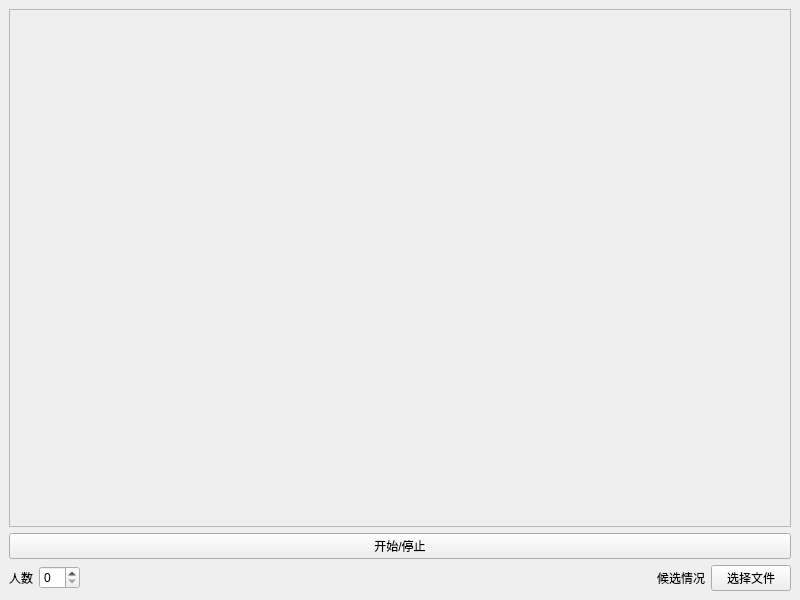
<?xml version="1.0" encoding="UTF-8"?>
<ui version="4.0">
 <class>MainWindow</class>
 <widget class="QMainWindow" name="MainWindow">
  <property name="geometry">
   <rect>
    <x>0</x>
    <y>0</y>
    <width>800</width>
    <height>600</height>
   </rect>
  </property>
  <property name="windowTitle">
   <string>Select One</string>
  </property>
  <widget class="QWidget" name="centralwidget">
   <layout class="QVBoxLayout" name="verticalLayout_3">
    <item>
     <layout class="QVBoxLayout" name="verticalLayout_2" stretch="1">
      <item>
       <layout class="QVBoxLayout" name="verticalLayout" stretch="0,1,0">
        <item>
         <widget class="QScrollArea" name="scrollArea">
          <property name="widgetResizable">
           <bool>true</bool>
          </property>
          <widget class="QWidget" name="scrollAreaWidgetContents">
           <property name="geometry">
            <rect>
             <x>0</x>
             <y>0</y>
             <width>776</width>
             <height>481</height>
            </rect>
           </property>
           <layout class="QHBoxLayout" name="horizontalLayout_2">
            <item>
             <widget class="QLabel" name="selectResult">
              <property name="font">
               <font>
                <pointsize>36</pointsize>
               </font>
              </property>
              <property name="text">
               <string/>
              </property>
              <property name="alignment">
               <set>Qt::AlignmentFlag::AlignCenter</set>
              </property>
             </widget>
            </item>
           </layout>
          </widget>
         </widget>
        </item>
        <item>
         <widget class="QPushButton" name="startOrStopButton">
          <property name="text">
           <string>开始/停止</string>
          </property>
         </widget>
        </item>
        <item>
         <layout class="QHBoxLayout" name="horizontalLayout" stretch="0,0,0">
          <item>
           <layout class="QHBoxLayout" name="horizontalLayout_3">
            <item>
             <widget class="QLabel" name="numberOfPeopleLabel">
              <property name="maximumSize">
               <size>
                <width>190</width>
                <height>16777215</height>
               </size>
              </property>
              <property name="text">
               <string>人数</string>
              </property>
              <property name="alignment">
               <set>Qt::AlignmentFlag::AlignRight|Qt::AlignmentFlag::AlignTrailing|Qt::AlignmentFlag::AlignVCenter</set>
              </property>
             </widget>
            </item>
            <item>
             <widget class="QSpinBox" name="numberOfPeopleSpinBox"/>
            </item>
           </layout>
          </item>
          <item>
           <spacer name="horizontalSpacer">
            <property name="orientation">
             <enum>Qt::Orientation::Horizontal</enum>
            </property>
            <property name="sizeHint" stdset="0">
             <size>
              <width>40</width>
              <height>20</height>
             </size>
            </property>
           </spacer>
          </item>
          <item>
           <layout class="QHBoxLayout" name="horizontalLayout_4">
            <item>
             <widget class="QLabel" name="candidateStatus">
              <property name="text">
               <string>候选情况</string>
              </property>
             </widget>
            </item>
            <item>
             <widget class="QPushButton" name="fileSelectorButton">
              <property name="text">
               <string>选择文件</string>
              </property>
             </widget>
            </item>
           </layout>
          </item>
         </layout>
        </item>
       </layout>
      </item>
     </layout>
    </item>
   </layout>
  </widget>
  <widget class="QMenuBar" name="menubar">
   <property name="geometry">
    <rect>
     <x>0</x>
     <y>0</y>
     <width>800</width>
     <height>24</height>
    </rect>
   </property>
  </widget>
 </widget>
 <resources/>
 <connections/>
</ui>
